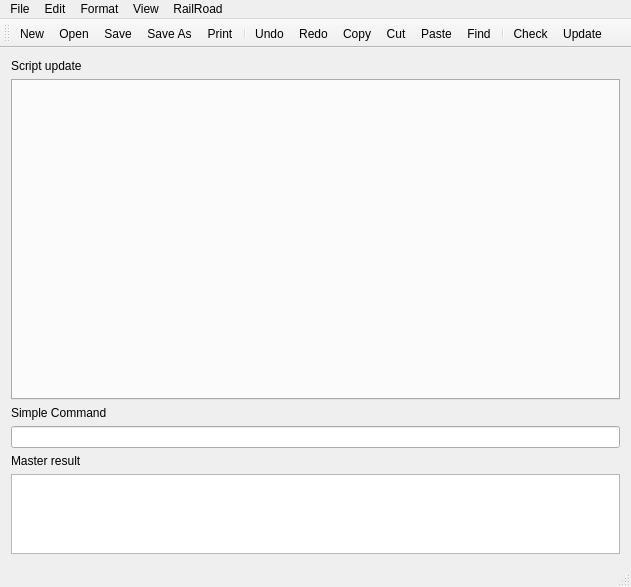
<?xml version="1.0" encoding="UTF-8"?>
<ui version="4.0">
 <class>ScribeMainWindow</class>
 <widget class="QMainWindow" name="ScribeMainWindow">
  <property name="geometry">
   <rect>
    <x>0</x>
    <y>0</y>
    <width>631</width>
    <height>587</height>
   </rect>
  </property>
  <property name="minimumSize">
   <size>
    <width>530</width>
    <height>230</height>
   </size>
  </property>
  <property name="windowTitle">
   <string>ScribeMainWindow</string>
  </property>
  <widget class="QWidget" name="centralWidget">
   <layout class="QVBoxLayout" name="verticalLayout">
    <item>
     <widget class="QLabel" name="label_2">
      <property name="text">
       <string>Script update</string>
      </property>
     </widget>
    </item>
    <item>
     <widget class="TabbedEditor" name="tabWidget">
      <property name="minimumSize">
       <size>
        <width>0</width>
        <height>0</height>
       </size>
      </property>
      <property name="currentIndex">
       <number>-1</number>
      </property>
     </widget>
    </item>
    <item>
     <widget class="QLabel" name="label_3">
      <property name="text">
       <string>Simple Command</string>
      </property>
     </widget>
    </item>
    <item>
     <widget class="QLineEdit" name="simpleCommand">
      <property name="enabled">
       <bool>true</bool>
      </property>
      <property name="text">
       <string/>
      </property>
      <property name="readOnly">
       <bool>false</bool>
      </property>
     </widget>
    </item>
    <item>
     <widget class="QLabel" name="label">
      <property name="text">
       <string>Master result</string>
      </property>
     </widget>
    </item>
    <item>
     <widget class="QTextEdit" name="CommandResult">
      <property name="enabled">
       <bool>true</bool>
      </property>
      <property name="minimumSize">
       <size>
        <width>0</width>
        <height>0</height>
       </size>
      </property>
      <property name="maximumSize">
       <size>
        <width>16777215</width>
        <height>80</height>
       </size>
      </property>
      <property name="textInteractionFlags">
       <set>Qt::TextInteractionFlag::NoTextInteraction</set>
      </property>
     </widget>
    </item>
   </layout>
  </widget>
  <widget class="QMenuBar" name="menuBar">
   <property name="geometry">
    <rect>
     <x>0</x>
     <y>0</y>
     <width>631</width>
     <height>24</height>
    </rect>
   </property>
   <widget class="QMenu" name="menuFile">
    <property name="title">
     <string>File</string>
    </property>
    <addaction name="actionNew"/>
    <addaction name="actionOpen"/>
    <addaction name="actionSave"/>
    <addaction name="actionSave_As"/>
    <addaction name="separator"/>
    <addaction name="actionPrint"/>
    <addaction name="separator"/>
    <addaction name="actionExit"/>
   </widget>
   <widget class="QMenu" name="menuEdit">
    <property name="title">
     <string>Edit</string>
    </property>
    <addaction name="actionUndo"/>
    <addaction name="actionRedo"/>
    <addaction name="separator"/>
    <addaction name="actionCut"/>
    <addaction name="actionCopy"/>
    <addaction name="actionPaste"/>
    <addaction name="separator"/>
    <addaction name="actionFind"/>
    <addaction name="actionReplace"/>
    <addaction name="actionGo_To"/>
    <addaction name="separator"/>
    <addaction name="actionSelect_All"/>
    <addaction name="actionTime_Date"/>
   </widget>
   <widget class="QMenu" name="menuFormat">
    <property name="title">
     <string>Format</string>
    </property>
    <widget class="QMenu" name="menuLanguage">
     <property name="title">
      <string>Language</string>
     </property>
     <addaction name="actionC_Lang"/>
     <addaction name="actionCPP_Lang"/>
     <addaction name="actionJava_Lang"/>
     <addaction name="actionPython_Lang"/>
    </widget>
    <addaction name="actionFont"/>
    <addaction name="menuLanguage"/>
    <addaction name="actionAuto_Indent"/>
    <addaction name="actionWord_Wrap"/>
   </widget>
   <widget class="QMenu" name="menuView">
    <property name="title">
     <string>View</string>
    </property>
    <addaction name="actionStatus_Bar"/>
    <addaction name="actionTool_Bar"/>
   </widget>
   <widget class="QMenu" name="menuRailRoad">
    <property name="title">
     <string>RailRoad</string>
    </property>
   </widget>
   <addaction name="menuFile"/>
   <addaction name="menuEdit"/>
   <addaction name="menuFormat"/>
   <addaction name="menuView"/>
   <addaction name="menuRailRoad"/>
  </widget>
  <widget class="QToolBar" name="mainToolBar">
   <attribute name="toolBarArea">
    <enum>TopToolBarArea</enum>
   </attribute>
   <attribute name="toolBarBreak">
    <bool>false</bool>
   </attribute>
   <addaction name="actionNew"/>
   <addaction name="actionOpen"/>
   <addaction name="actionSave"/>
   <addaction name="actionSave_As"/>
   <addaction name="actionPrint"/>
   <addaction name="separator"/>
   <addaction name="actionUndo"/>
   <addaction name="actionRedo"/>
   <addaction name="actionCopy"/>
   <addaction name="actionCut"/>
   <addaction name="actionPaste"/>
   <addaction name="actionFind"/>
   <addaction name="separator"/>
   <addaction name="actionCheck"/>
   <addaction name="actionUpdate"/>
  </widget>
  <widget class="QStatusBar" name="statusBar">
   <property name="enabled">
    <bool>true</bool>
   </property>
  </widget>
  <action name="actionNew">
   <property name="icon">
    <iconset>
     <normalon>:/icons/res/icons/new.bmp</normalon>
    </iconset>
   </property>
   <property name="text">
    <string>New</string>
   </property>
   <property name="shortcut">
    <string>Ctrl+N</string>
   </property>
  </action>
  <action name="actionOpen">
   <property name="icon">
    <iconset>
     <normalon>:/icons/res/icons/folder.bmp</normalon>
    </iconset>
   </property>
   <property name="text">
    <string>Open</string>
   </property>
   <property name="shortcut">
    <string>Ctrl+O</string>
   </property>
  </action>
  <action name="actionSave">
   <property name="icon">
    <iconset>
     <normalon>:/icons/res/icons/save.bmp</normalon>
    </iconset>
   </property>
   <property name="text">
    <string>Save</string>
   </property>
   <property name="shortcut">
    <string>Ctrl+S</string>
   </property>
  </action>
  <action name="actionSave_As">
   <property name="icon">
    <iconset>
     <normalon>:/icons/res/icons/save-as.bmp</normalon>
    </iconset>
   </property>
   <property name="text">
    <string>Save As</string>
   </property>
   <property name="shortcut">
    <string>Ctrl+Shift+S</string>
   </property>
  </action>
  <action name="actionPrint">
   <property name="icon">
    <iconset>
     <normalon>:/icons/res/icons/printer.bmp</normalon>
    </iconset>
   </property>
   <property name="text">
    <string>Print...</string>
   </property>
   <property name="shortcut">
    <string>Ctrl+P</string>
   </property>
  </action>
  <action name="actionExit">
   <property name="text">
    <string>Exit</string>
   </property>
  </action>
  <action name="actionUndo">
   <property name="icon">
    <iconset>
     <normalon>:/icons/res/icons/undo.bmp</normalon>
    </iconset>
   </property>
   <property name="text">
    <string>Undo</string>
   </property>
   <property name="shortcut">
    <string>Ctrl+Z</string>
   </property>
  </action>
  <action name="actionCut">
   <property name="icon">
    <iconset>
     <normalon>:/icons/res/icons/cut.bmp</normalon>
    </iconset>
   </property>
   <property name="text">
    <string>Cut</string>
   </property>
   <property name="shortcut">
    <string>Ctrl+X</string>
   </property>
  </action>
  <action name="actionCopy">
   <property name="icon">
    <iconset>
     <normalon>:/icons/res/icons/copy.bmp</normalon>
    </iconset>
   </property>
   <property name="text">
    <string>Copy</string>
   </property>
   <property name="shortcut">
    <string>Ctrl+C</string>
   </property>
  </action>
  <action name="actionPaste">
   <property name="icon">
    <iconset>
     <normalon>:/icons/res/icons/paste.bmp</normalon>
    </iconset>
   </property>
   <property name="text">
    <string>Paste</string>
   </property>
   <property name="shortcut">
    <string>Ctrl+V</string>
   </property>
  </action>
  <action name="actionFind">
   <property name="icon">
    <iconset>
     <normalon>:/icons/res/icons/search.bmp</normalon>
    </iconset>
   </property>
   <property name="text">
    <string>Find...</string>
   </property>
   <property name="shortcut">
    <string>Ctrl+F</string>
   </property>
  </action>
  <action name="actionReplace">
   <property name="text">
    <string>Replace...</string>
   </property>
   <property name="shortcut">
    <string>Ctrl+H</string>
   </property>
  </action>
  <action name="actionGo_To">
   <property name="text">
    <string>Go To...</string>
   </property>
   <property name="shortcut">
    <string>Ctrl+G</string>
   </property>
  </action>
  <action name="actionSelect_All">
   <property name="text">
    <string>Select All</string>
   </property>
   <property name="shortcut">
    <string>Ctrl+A</string>
   </property>
  </action>
  <action name="actionTime_Date">
   <property name="text">
    <string>Time/Date</string>
   </property>
   <property name="shortcut">
    <string>F5</string>
   </property>
  </action>
  <action name="actionFont">
   <property name="text">
    <string>Font...</string>
   </property>
  </action>
  <action name="actionStatus_Bar">
   <property name="checkable">
    <bool>true</bool>
   </property>
   <property name="checked">
    <bool>true</bool>
   </property>
   <property name="enabled">
    <bool>true</bool>
   </property>
   <property name="text">
    <string>Status Bar</string>
   </property>
  </action>
  <action name="actionRedo">
   <property name="icon">
    <iconset>
     <normalon>:/icons/res/icons/redo.bmp</normalon>
    </iconset>
   </property>
   <property name="text">
    <string>Redo</string>
   </property>
   <property name="shortcut">
    <string>Ctrl+Y</string>
   </property>
  </action>
  <action name="actionAuto_Indent">
   <property name="checkable">
    <bool>true</bool>
   </property>
   <property name="checked">
    <bool>true</bool>
   </property>
   <property name="text">
    <string>Auto Indent</string>
   </property>
  </action>
  <action name="actionWord_Wrap">
   <property name="checkable">
    <bool>true</bool>
   </property>
   <property name="text">
    <string>Word Wrap</string>
   </property>
  </action>
  <action name="actionC_Lang">
   <property name="checkable">
    <bool>true</bool>
   </property>
   <property name="text">
    <string>C</string>
   </property>
  </action>
  <action name="actionCPP_Lang">
   <property name="checkable">
    <bool>true</bool>
   </property>
   <property name="text">
    <string>C++</string>
   </property>
  </action>
  <action name="actionJava_Lang">
   <property name="checkable">
    <bool>true</bool>
   </property>
   <property name="text">
    <string>Java</string>
   </property>
  </action>
  <action name="actionPython_Lang">
   <property name="checkable">
    <bool>true</bool>
   </property>
   <property name="text">
    <string>Python</string>
   </property>
  </action>
  <action name="actionTool_Bar">
   <property name="checkable">
    <bool>true</bool>
   </property>
   <property name="checked">
    <bool>true</bool>
   </property>
   <property name="text">
    <string>Tool Bar</string>
   </property>
  </action>
  <action name="actionConnect">
   <property name="text">
    <string>Connect</string>
   </property>
  </action>
  <action name="actionUpdate">
   <property name="icon">
    <iconset resource="resources.qrc">
     <normaloff>:/icons/res/icons/load.bmp</normaloff>:/icons/res/icons/load.bmp</iconset>
   </property>
   <property name="text">
    <string>Update</string>
   </property>
   <property name="menuRole">
    <enum>QAction::MenuRole::NoRole</enum>
   </property>
  </action>
  <action name="actionCheck">
   <property name="icon">
    <iconset resource="resources.qrc">
     <normaloff>:/icons/res/icons/check.bmp</normaloff>:/icons/res/icons/check.bmp</iconset>
   </property>
   <property name="text">
    <string>Check</string>
   </property>
   <property name="menuRole">
    <enum>QAction::MenuRole::NoRole</enum>
   </property>
  </action>
 </widget>
 <layoutdefault spacing="6" margin="11"/>
 <customwidgets>
  <customwidget>
   <class>TabbedEditor</class>
   <extends>QTabWidget</extends>
   <header>tabbededitor.h</header>
   <container>1</container>
  </customwidget>
 </customwidgets>
 <resources>
  <include location="resources.qrc"/>
 </resources>
 <connections/>
</ui>
